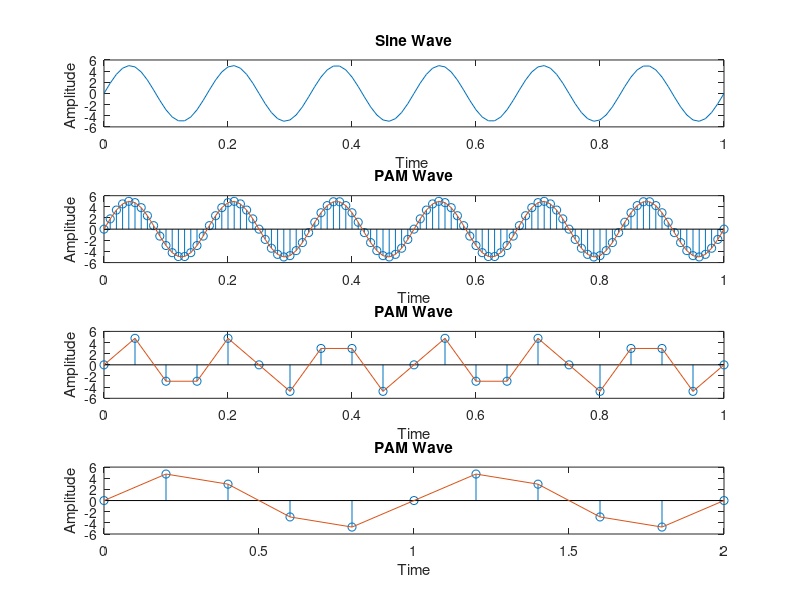

The MATLAB script that drew this image:
a = 5;
f = 6;
t = 0:0.01:1;
m = 0:0.05:1;
j = 0:0.2:2;
x1 = a*sin(2*pi*f*m);
x2 = a*sin(2*pi*f*t);
x3 = a*sin(2*pi*f*j);


subplot(4,1,1)
plot(t,x2); 
title('Sine Wave');
xlabel('Time ');
ylabel('Amplitude ');

subplot(4,1,2)
stem(t,x2);
title('PAM Wave');
xlabel('Time');
ylabel('Amplitude');
hold on;
plot(t,x2); 

subplot(4,1,3)
stem(m,x1);
title('PAM Wave');
xlabel('Time');
ylabel('Amplitude');
hold on;
plot(m,x1); 

subplot(4,1,4)
stem(j,x3);
title('PAM Wave');
xlabel('Time');
ylabel('Amplitude');
hold on;
plot(j,x3); 


